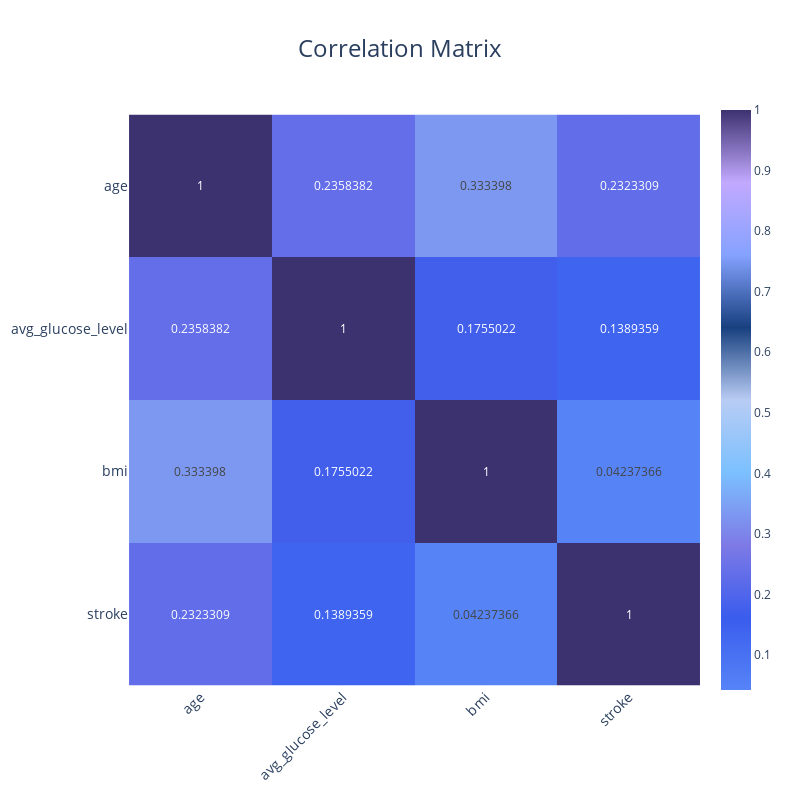

The notebook cell saved with this chart:
### Code cell
plot_correlation_matrix(stroke_df, numerical_features + ['stroke'], save_path="images/correlation_matrix.png")

### Figure 1 — Plotly figure (JSON) as saved in the notebook; plotly's stock layout.template omitted (floating-point values rounded to 4 significant figures)
{"data": [{"coloraxis": "coloraxis", "hovertemplate": "x: %{x}<br>y: %{y}<br>color: %{z}<extra></extra>", "name": "0", "texttemplate": "%{z}", "type": "heatmap", "x": ["age", "avg_glucose_level", "bmi", "stroke"], "xaxis": "x", "y": ["age", "avg_glucose_level", "bmi", "stroke"], "yaxis": "y", "z": [[1, 0.2358, 0.3334, 0.2323], [0.2358, 1, 0.1755, 0.1389], [0.3334, 0.1755, 1, 0.04237], [0.2323, 0.1389, 0.04237, 1]]}], "layout": {"coloraxis": {"colorscale": [[0, "#5684F7"], [0.125, "#3A5CED"], [0.25, "#7E7AE6"], [0.375, "#7BC0FF"], [0.5, "#B8CCF4"], [0.625, "#18407F"], [0.75, "#85A2FF"], [0.875, "#C2A9FF"], [1, "#3D3270"]]}, "height": 800, "margin": {"b": 100, "l": 100, "r": 100, "t": 100}, "title": {"font": {"size": 24}, "text": "Correlation Matrix", "x": 0.5, "xanchor": "center", "y": 0.95, "yanchor": "top"}, "width": 800, "xaxis": {"anchor": "y", "constrain": "domain", "domain": [0, 1], "scaleanchor": "y", "tickangle": -45, "tickfont": {"size": 14}, "title": {"font": {"size": 18}}}, "yaxis": {"anchor": "x", "autorange": "reversed", "constrain": "domain", "domain": [0, 1], "tickfont": {"size": 14}, "title": {"font": {"size": 18}}}}}
